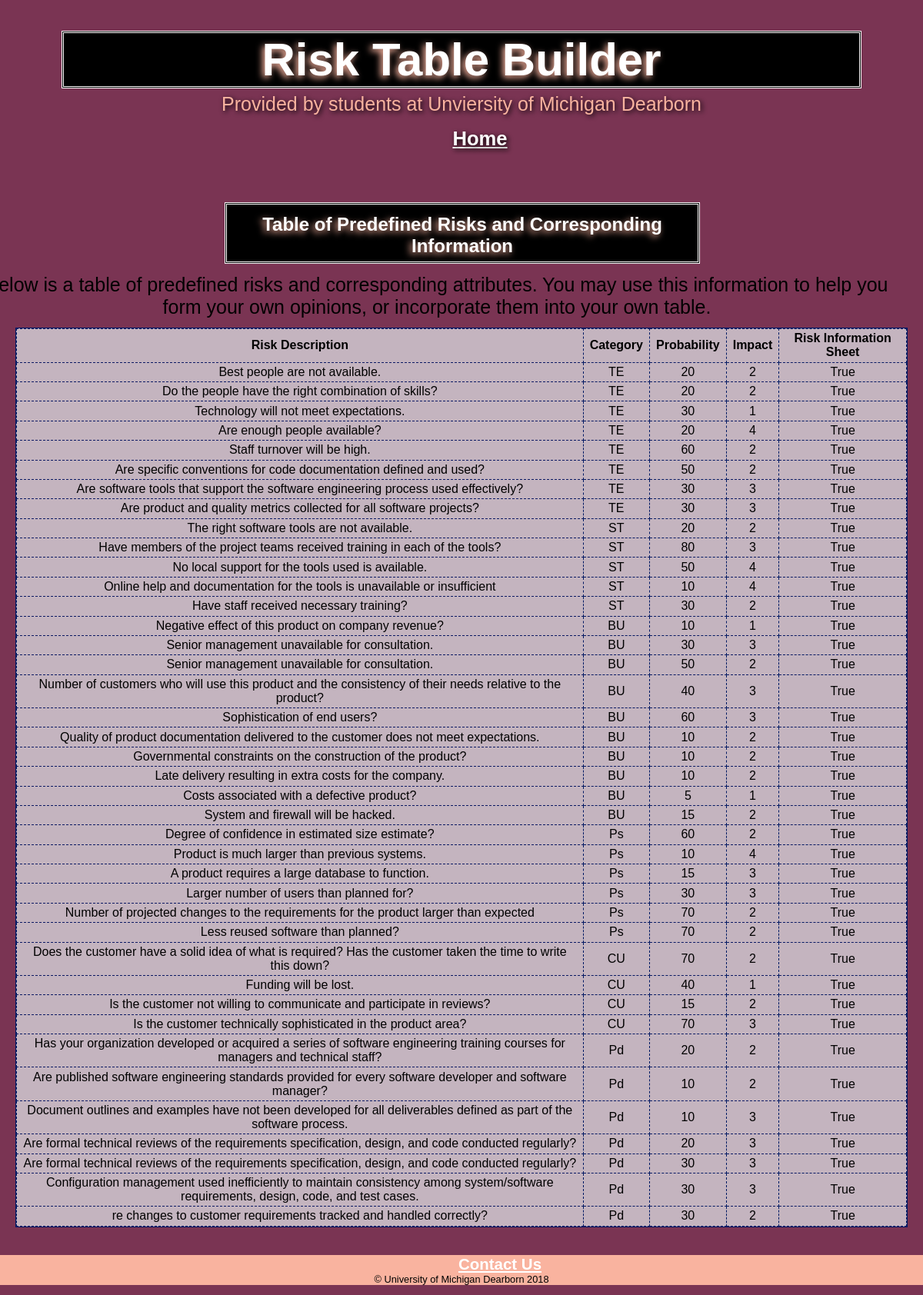
The app's page /riskTable/predefinedRisksTable/predefinedRisksTable.php with its own data.
### tables this page shows
CREATE TABLE risks (
    riskID int NOT NULL AUTO_INCREMENT,
    riskDescription varchar(1000) NOT NULL,
    riskCategory varchar(2) NOT NULL,
    riskProbability INT(25) NOT NULL,
    riskImpact int(5) NOT NULL,
    riskInfoSheet varchar(10) NOT NULL,
    PRIMARY KEY (riskID)
);

### riskTable/predefinedRisksTable/predefinedRisksTable.php (the view, shortened to what this page needs)
<?php include '../view/header.php';?>
<?php require_once('../model/database.php');
try {
    $db = new PDO($dsn, $username, $password);
    $query = 'SELECT * FROM risks';
    $statement = $db->prepare($query);
    $statement->execute();
    $risks = $statement->fetchAll();
    $statement->closeCursor(); ?>
    <main>
      <h1>Table of Predefined Risks and Corresponding Information</h1>
      <p>
        Below is a table of predefined risks and corresponding attributes. You may use this
        information to help you form your own opinions, or incorporate them into your own table.
      </p>
      <table align="center">
          <th>Risk Description</th>
          <th>Category</th>
          <th>Probability</th>
          <th>Impact</th>
          <th>Risk Information Sheet</th>
        <?php foreach($risks as $risk){?>
        <tr>
            <td><?php echo $risk['riskDescription']; ?></td>
            <td><?php echo $risk['riskCategory']; ?></td>
            <td><?php echo $risk['riskProbability']; ?></td>
            <td><?php echo $risk['riskImpact']; ?></td>
            <td>
              <?php
                if($risk['riskInfoSheet'] == 0){
                  echo "False";
                }
                else {
                  echo "True";
                }
             ?>
            </td>
        </tr>
        <?php } ?>
      </table>
    </main>
<?php
} catch (PDOException $e) {
    $error_message = $e->getMessage();
    include('../errors/database_error.php');
    exit();
} ?>
</html>
<?php include '../view/footer.php'; ?>

### riskTable/view/header.php (shortened to what this page needs)
<!DOCTYPE html>
<html>
<head>
    <link rel="stylesheet" type="text/css" href="/375_NEW/riskTable/main.css">
</head>
<body>
<header>
    <h1>Risk Table Builder</h1>
    <p>Provided by students at Unviersity of Michigan Dearborn</p>
    <nav>
        <ul>
            <li><a href="/375_NEW/riskTable/">Home</a></li>
        </ul>
    </nav>
</header>

### riskTable/view/footer.php
<!DOCTYPE html>
<html>
  <footer>
    <p style="text-align:center">
      <a href="https://goo.gl/forms/p0lVXdB6ZQISwF0G2" target="_blank">Contact Us</a><br>
      &copy; University of Michigan Dearborn 2018
    </p>
  </footer>
</html>

### riskTable/main.css (style rules this page uses)
html { background-color: #7a3453; background-repeat: no-repeat; background-size: contain; background-position: center; background-size: auto; }
body { margin-top: 0; font-family: Arial, Helvetica, sans-serif; width: auto; margin: auto; }
header { color: #f9b39f; font-family: Impact, sans-serif; font-size: 40px; text-align: center; text-shadow: 2px 2px 6px black; margin: 0; padding: 1em 2em; }
header h1 { color: white; text-align: center; margin: 0; padding: 0; }
header p { text-align: center; margin: 0; padding: .25em 0 0 0; }
header ul { text-align: center; margin: 0; padding: 1em 0 0 0; }
main { text-align: center; padding: 1.25em; margin-left: -4em; }
footer { background-color: #f9b39f; position: sticky; bottom: 0; width:100%; }
footer p { text-align: center; font-size: 80%; margin: 1em 0; }
h1 { font-size: 150%; margin: 0; padding: .5em 0 .25em; }
h1, h2 { position: relative; background-color: black; color: white; text-shadow: -3px 3px 8px #f9b39f; margin-bottom: .15em; margin-left: 14em; margin-right: 11.25em; margin-top: 0; border-style: double; }
p { font-size: 25px; text-align: center; margin: .5em 0 .5em 0; padding: 0; }
ul { margin: 0; padding: 0; }
li { margin: 0; padding: 0; }
nav ul { list-style-type: none; margin-left: 0; padding-left: 0; }
nav ul li { padding-bottom: 0.5em; }
nav { margin-left: -3.25em; font-size: 16px; }
a { color: white; font-weight: bold; margin-left: 100px; font-size: 160%; }
table { background-color: #c4b4bf; margin-left: 4em; display: inline-block; style.display: center; text-align: center; border: 1px solid #001963; border-collapse: collapse; }
td, th { text-align: center; border: 1px dashed #001963; padding: .2em .5em .2em .5em; }

### records on screen
risks: riskDescription "Best people are not available.", riskCategory "TE", riskProbability "20", riskImpact "2", riskInfoSheet "True"
risks: riskDescription "Do the people have the right combination of skills?", riskCategory "TE", riskProbability "20", riskImpact "2", riskInfoSheet "True"
risks: riskDescription "Technology will not meet expectations.", riskCategory "TE", riskProbability "30", riskImpact "1", riskInfoSheet "True"
risks: riskDescription "Are enough people available?", riskCategory "TE", riskProbability "20", riskImpact "4", riskInfoSheet "True"
risks: riskDescription "Staff turnover will be high.", riskCategory "TE", riskProbability "60", riskImpact "2", riskInfoSheet "True"
risks: riskDescription "Are specific conventions for code documentation defined and used?", riskCategory "TE", riskProbability "50", riskImpact "2", riskInfoSheet "True"
risks: riskDescription "Are software tools that support the software engineering process used effectively?", riskCategory "TE", riskProbability "30", riskImpact "3", riskInfoSheet "True"
risks: riskDescription "Are product and quality metrics collected for all software projects?", riskCategory "TE", riskProbability "30", riskImpact "3", riskInfoSheet "True"
risks: riskDescription "The right software tools are not available.", riskCategory "ST", riskProbability "20", riskImpact "2", riskInfoSheet "True"
risks: riskDescription "Have members of the project teams received training in each of the tools?", riskCategory "ST", riskProbability "80", riskImpact "3", riskInfoSheet "True"
risks: riskDescription "No local support for the tools used is available.", riskCategory "ST", riskProbability "50", riskImpact "4", riskInfoSheet "True"
risks: riskDescription "Online help and documentation for the tools is unavailable or insufficient", riskCategory "ST", riskProbability "10", riskImpact "4", riskInfoSheet "True"
risks: riskDescription "Have staff received necessary training?", riskCategory "ST", riskProbability "30", riskImpact "2", riskInfoSheet "True"
risks: riskDescription "Negative effect of this product on company revenue?", riskCategory "BU", riskProbability "10", riskImpact "1", riskInfoSheet "True"
risks: riskDescription "Senior management unavailable for consultation.", riskCategory "BU", riskProbability "30", riskImpact "3", riskInfoSheet "True"
risks: riskDescription "Senior management unavailable for consultation.", riskCategory "BU", riskProbability "50", riskImpact "2", riskInfoSheet "True"
risks: riskDescription "Number of customers who will use this product and the consistency of their needs relative to the product?", riskCategory "BU", riskProbability "40", riskImpact "3", riskInfoSheet "True"
risks: riskDescription "Sophistication of end users?", riskCategory "BU", riskProbability "60", riskImpact "3", riskInfoSheet "True"
risks: riskDescription "Quality of product documentation delivered to the customer does not meet expectations.", riskCategory "BU", riskProbability "10", riskImpact "2", riskInfoSheet "True"
risks: riskDescription "Governmental constraints on the construction of the product?", riskCategory "BU", riskProbability "10", riskImpact "2", riskInfoSheet "True"
risks: riskDescription "Late delivery resulting in extra costs for the company.", riskCategory "BU", riskProbability "10", riskImpact "2", riskInfoSheet "True"
risks: riskDescription "Costs associated with a defective product?", riskCategory "BU", riskProbability "5", riskImpact "1", riskInfoSheet "True"
risks: riskDescription "System and firewall will be hacked.", riskCategory "BU", riskProbability "15", riskImpact "2", riskInfoSheet "True"
risks: riskDescription "Degree of confidence in estimated size estimate?", riskCategory "Ps", riskProbability "60", riskImpact "2", riskInfoSheet "True"
risks: riskDescription "Product is much larger than previous systems.", riskCategory "Ps", riskProbability "10", riskImpact "4", riskInfoSheet "True"
risks: riskDescription "A product requires a large database to function.", riskCategory "Ps", riskProbability "15", riskImpact "3", riskInfoSheet "True"
risks: riskDescription "Larger number of users than planned for?", riskCategory "Ps", riskProbability "30", riskImpact "3", riskInfoSheet "True"
risks: riskDescription "Number of projected changes to the requirements for the product larger than expected", riskCategory "Ps", riskProbability "70", riskImpact "2", riskInfoSheet "True"
risks: riskDescription "Less reused software than planned?", riskCategory "Ps", riskProbability "70", riskImpact "2", riskInfoSheet "True"
risks: riskDescription "Does the customer have a solid idea of what is required? Has the customer taken the time to write this down?", riskCategory "CU", riskProbability "70", riskImpact "2", riskInfoSheet "True"
risks: riskDescription "Funding will be lost.", riskCategory "CU", riskProbability "40", riskImpact "1", riskInfoSheet "True"
risks: riskDescription "Is the customer not willing to communicate and participate in reviews?", riskCategory "CU", riskProbability "15", riskImpact "2", riskInfoSheet "True"
risks: riskDescription "Is the customer technically sophisticated in the product area?", riskCategory "CU", riskProbability "70", riskImpact "3", riskInfoSheet "True"
risks: riskDescription "Has your organization developed or acquired a series of software engineering training courses for managers and technical staff?", riskCategory "Pd", riskProbability "20", riskImpact "2", riskInfoSheet "True"
risks: riskDescription "Are published software engineering standards provided for every software developer and software manager?", riskCategory "Pd", riskProbability "10", riskImpact "2", riskInfoSheet "True"
risks: riskDescription "Document outlines and examples have not been developed for all deliverables defined as part of the software process.", riskCategory "Pd", riskProbability "10", riskImpact "3", riskInfoSheet "True"
risks: riskDescription "Are formal technical reviews of the requirements specification, design, and code conducted regularly?", riskCategory "Pd", riskProbability "20", riskImpact "3", riskInfoSheet "True"
risks: riskDescription "Are formal technical reviews of the requirements specification, design, and code conducted regularly?", riskCategory "Pd", riskProbability "30", riskImpact "3", riskInfoSheet "True"
risks: riskDescription "Configuration management used inefficiently to maintain consistency among system/software requirements, design, code, and test cases.", riskCategory "Pd", riskProbability "30", riskImpact "3", riskInfoSheet "True"
risks: riskDescription "re changes to customer requirements tracked and handled correctly?", riskCategory "Pd", riskProbability "30", riskImpact "2", riskInfoSheet "True"
